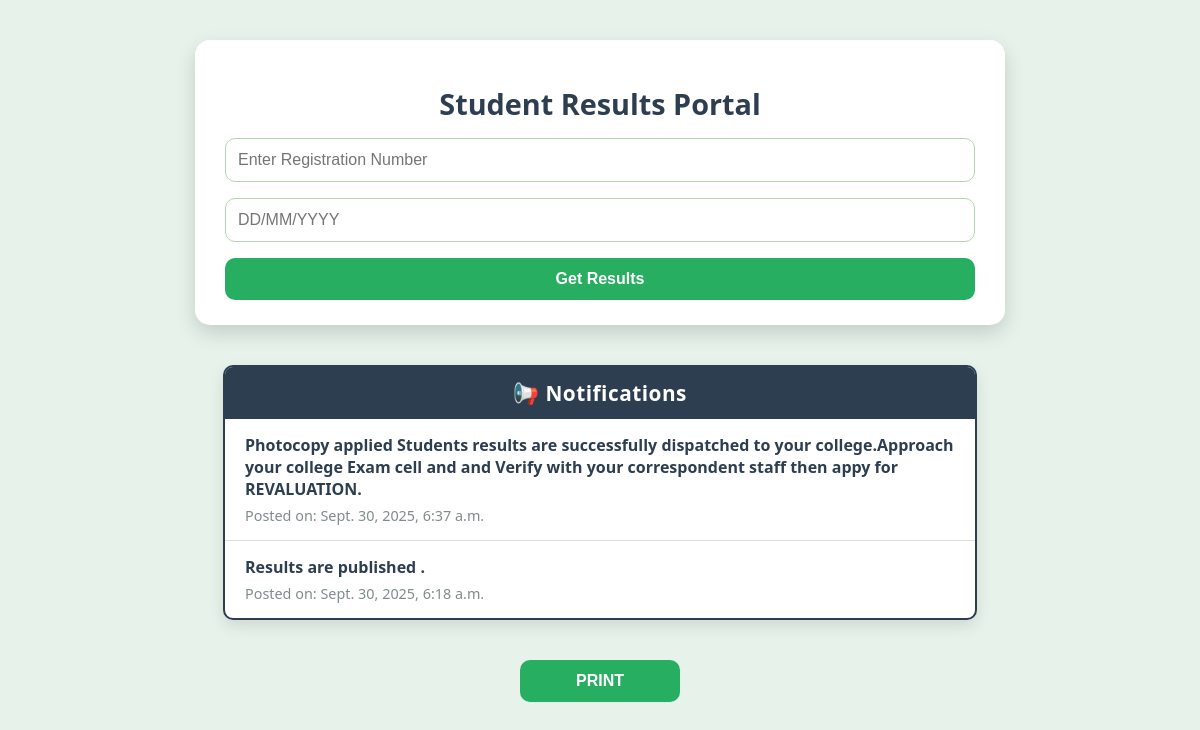
The page / on the database its author committed.
### app/models.py (models this page shows)
class Notification(models.Model):
    Message=models.CharField(max_length=50)
    created_at = models.DateTimeField(auto_now_add=True)

### app/views.py (the view, shortened to what this page needs)
# urls.py: path('',views.home,name="home"),
def home(request):
    notify=Notification.objects.order_by('-created_at')
    context = {"notify":notify}
    return render(request, "index.html", context)

### app/templates/index.html (shortened to what this page needs)
<!DOCTYPE html>
<html lang="en">
<head>
</head>
<body>
  <div class="container">
    <h1 id="head">Student Results Portal</h1>
    <form id="form" method="POST">
      <input type="text" name="reg_no" placeholder="Enter Registration Number" required>
      <input type="text" id="dob" name="dob" placeholder="DD/MM/YYYY" required>
      <button type="submit">Get Results</button>
    </form>
  </div>
  <div class="notification_box">
    <div class="notification_header">📢 Notifications</div>
    {% for not in notify %}
      <div class="notification_item">
        <h3>{{ not.Message }}</h3>
        <p>Posted on: {{ not.created_at }}</p>
      </div>
    {% empty %}
      <div class="notification_item">
        <p>No notifications available.</p>
      </div>
    {% endfor %}
  </div>
  <button id="printBtn" onclick="printResults()">PRINT</button>
</body>
</html>

### app/templates/index.html (style rules this page uses)
body { font-family: 'Segoe UI', Tahoma, Geneva, Verdana, sans-serif; background: #e6f2ea; margin: 0; padding: 0; }
.container { width: 90%; max-width: 750px; margin: 40px auto; background: #fff; padding: 25px 30px; border-radius: 15px; box-shadow: 0 8px 20px rgba(0,0,0,0.15); transition: 0.3s; }
h1 { text-align: center; color: #2c3e50; margin-bottom: 15px; font-size: 1.8rem; font-weight: 600; word-wrap: break-word; }
form { display: flex; flex-direction: column; gap: 16px; margin-top: 15px; }
input[type="text"] { padding: 12px; font-size: 1rem; border: 1px solid #b3d6b1; border-radius: 10px; outline: none; transition: 0.3s; }
button, #printBtn { padding: 12px; font-size: 1rem; font-weight: bold; color: #fff; background-color: #27ae60; border: none; border-radius: 10px; cursor: pointer; transition: 0.3s; }
#printBtn { display: block; width: 160px; margin: 25px auto 0; }
.notification_box { width: 90%; max-width: 750px; margin: 40px auto; background: #ffffff; border: 2px solid #2c3e50; border-radius: 10px; box-shadow: 0px 6px 15px rgba(0,0,0,0.1); overflow: hidden; }
.notification_header { background: #2c3e50; color: #fff; padding: 12px; font-size: 1.3rem; font-weight: 600; text-align: center; letter-spacing: 0.5px; }
.notification_item { padding: 15px 20px; border-bottom: 1px solid #ddd; text-align: left; transition: background 0.3s; }
.notification_item:last-child { border-bottom: none; }
.notification_item h3 { margin: 0 0 6px; font-size: 1rem; color: #2c3e50; font-weight: 600; }
.notification_item p { margin: 0; font-size: 0.9rem; color: #7f8c8d; }

### rows shown on the page
Notification: Message "Photocopy applied Students results are successfully dispatched to your college.Approach your college Exam cell and and Verify with your correspondent staff then appy for REVALUATION.", created_at "Sept. 30, 2025, 6:37 a.m."
Notification: Message "Results are published .", created_at "Sept. 30, 2025, 6:18 a.m."
